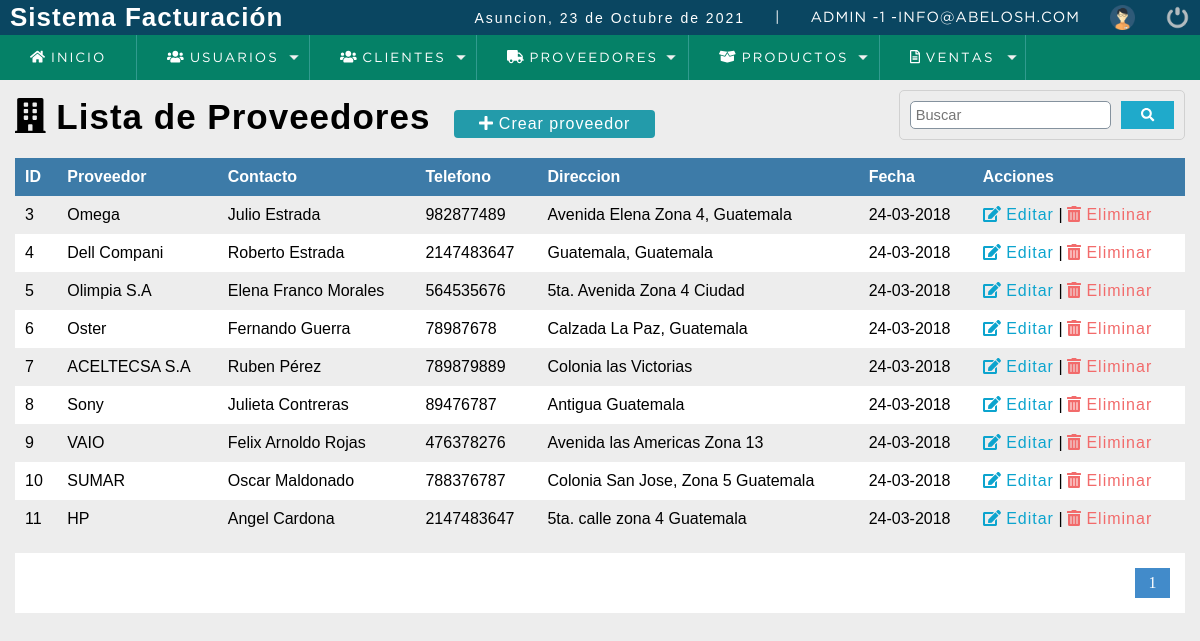
/sistema/lista_proveedor.php (signed in), run on the app's committed database.
### tables this page shows
CREATE TABLE `proveedor` (
  `codproveedor` int(11) NOT NULL,
  `proveedor` varchar(100) DEFAULT NULL,
  `contacto` varchar(100) DEFAULT NULL,
  `telefono` bigint(11) DEFAULT NULL,
  `direccion` text DEFAULT NULL,
  `date_add` datetime NOT NULL DEFAULT current_timestamp(),
  `usuario_id` int(11) NOT NULL,
  `estatus` int(11) NOT NULL DEFAULT 1
);

### sistema/lista_proveedor.php (the view, shortened to what this page needs)
<?php
	include "../conexion.php";
 ?>
<!DOCTYPE html>
<html lang="en">
<head>
	<?php include "includes/scripts.php";?>
</head>
<body>
	<?php include "includes/header.php"; ?>
	<section id="container">
		<h1><i class="fas fa-building"></i> Lista de Proveedores</h1>
		<a href="registro_proveedor.php" class="btn_new"><i class="fas fa-plus"></i> Crear proveedor</a>
		<form action="buscar_proveedor.php" method="get" class="form_search">
			<input type="text" name="busqueda" id="busqueda" placeholder="Buscar">
			<button type="submit" class="btn_search"><i class="fas fa-search"></i></button>
		</form>
		<table>
			<tr>
				<th>ID</th>
				<th>Proveedor</th>
				<th>Contacto</th>
				<th>Telefono</th>
				<th>Direccion</th>
				<th>Fecha</th>
				<th>Acciones</th>
			</tr>
			<?php
				$sql_registe = mysqli_query($conection,"SELECT COUNT(*) AS total_registro FROM proveedor
														WHERE estatus = 1 ");
				$result_register = mysqli_fetch_array($sql_registe);
				$total_registro = $result_register['total_registro'];
				$por_pagina = 10;
				if(empty($_GET['pagina']))
				{
					$pagina = 1;
				}else{
					$pagina = $_GET['pagina'];
				}
				$desde = ($pagina-1) * $por_pagina;
				$total_paginas = ceil($total_registro / $por_pagina);
				$query = mysqli_query($conection, "SELECT * FROM proveedor
															 WHERE estatus = 1
															 ORDER BY codproveedor ASC
															LIMIT $desde,$por_pagina
															");
				$result = mysqli_num_rows($query);
				if($result > 0){
					while ($data = mysqli_fetch_array($query)) {
						$formato = 'Y-m-d H:i:s';
						$fecha = DateTime::createFromFormat($formato, $data["date_add"])
				?>
					<tr>
						<td><?php echo $data['codproveedor']; ?></td>
						<td><?php echo $data['proveedor']; ?></td>
						<td><?php echo $data['contacto']; ?></td>
						<td><?php echo $data['telefono']; ?></td>
						<td><?php echo $data['direccion']; ?></td>
				        <td><?php echo $fecha->format('d-m-Y'); ?></td>
						<td>
							<a class="link_edit" href="editar_proveedor.php?id=<?php echo $data['codproveedor']; ?>"><i class="fas fa-edit"></i> Editar</a>
							|
							<a class="link_delete" href="eliminar_confirmar_proveedor.php?id=<?php echo $data['codproveedor']; ?>"><i class="fas fa-trash-alt"></i> Eliminar</a>
						</td>
					</tr>
				<?php
					}
				}
			 ?>
		</table>
		<div class="paginador">
			<ul>
				<?php
				for ($i=1; $i <=  $total_paginas; $i++) {
					if ($i == $pagina) {
						echo '<li class ="pageSelected">'.$i.'</li>';
					}else{
					echo '<li><a href="?pagina='.$i.'">'.$i.'</a></li>';
					}
				}
				 ?>
			</ul>
		</div>
	</section>
	<?php include "includes/footer.php"; ?>
</body>
</html>

### sistema/css/style.css (style rules this page uses)
* { margin: 0; padding: 0; box-sizing: border-box; }
body { background: #ededed; }
h1, h2, h3, h4, h5, h6 { font-family: 'arial'; font-weight: bold; letter-spacing: 1px; }
h1 { font-size: 26px; }
a { text-decoration: none; font-family: arial; letter-spacing: 1px; }
#container { padding: 90px 15px 15px; }
form { background: #FFF; margin: auto; padding: 20px 50px; border: 1px solid #d1d1d1; }
input,select { display: block; width: 100%; font-size: 11pt; padding: 5px; border: 1px solid #85929e; border-radius: 5px; }
#container h1 { font-size: 35px; display: inline-block; color: #000000; }
.btn_new { display: inline-block; background: #239baa; color: #FFF; padding: 5px 25px; border-radius: 4px; margin: 20px; }
table { border-collapse: collapse; font-size: 12pt; font-family: 'arial'; width: 100%; color: #000000; }
table th { text-align: left; padding: 10px; background: #3d7ba8; color: #FFF; }
table tr:nth-child(odd) { background: #FFF; }
table td { padding: 10px; }
.link_edit { color:#0ca4ce; }
.link_delete { color: #f26b6b; }
.paginador ul { padding: 15px; list-style: none; background: #FFF; margin-top: 15px; display: -webkit-flex; display: -moz-flex; display: -ms-flex; display: -o-flex; display: flex; justify-content: flex-end; }
.paginador a, .pageSelected { color: #428bca; border: 1px solid #ddd; padding: 5px; display: inline-block; text-align: center; width: 35px; }
.pageSelected { color: #FFF; background: #428bca; border: 1px solid #428bca; }
.form_search { display: -webkit-flex; display: -moz-flex; display: -ms-flex; display: -o-flex; display: flex; float: right; background: initial; padding: 10px; border-radius: 5px; }
.form_search .btn_search { background: #1faacB; color: #FFF; padding: 0 20px; border: 0; cursor: pointer; margin-left: 10px; }

### data on the page
proveedor: codproveedor "3", proveedor "Omega", contacto "Julio Estrada", telefono "982877489", direccion "Avenida Elena Zona 4, Guatemala", date_add "24-03-2018"
proveedor: codproveedor "4", proveedor "Dell Compani", contacto "Roberto Estrada", telefono "2147483647", direccion "Guatemala, Guatemala", date_add "24-03-2018"
proveedor: codproveedor "5", proveedor "Olimpia S.A", contacto "Elena Franco Morales", telefono "564535676", direccion "5ta. Avenida Zona 4 Ciudad", date_add "24-03-2018"
proveedor: codproveedor "6", proveedor "Oster", contacto "Fernando Guerra", telefono "78987678", direccion "Calzada La Paz, Guatemala", date_add "24-03-2018"
proveedor: codproveedor "7", proveedor "ACELTECSA S.A", contacto "Ruben Pérez", telefono "789879889", direccion "Colonia las Victorias", date_add "24-03-2018"
proveedor: codproveedor "8", proveedor "Sony", contacto "Julieta Contreras", telefono "89476787", direccion "Antigua Guatemala", date_add "24-03-2018"
proveedor: codproveedor "9", proveedor "VAIO", contacto "Felix Arnoldo Rojas", telefono "476378276", direccion "Avenida las Americas Zona 13", date_add "24-03-2018"
proveedor: codproveedor "10", proveedor "SUMAR", contacto "Oscar Maldonado", telefono "788376787", direccion "Colonia San Jose, Zona 5 Guatemala", date_add "24-03-2018"
proveedor: codproveedor "11", proveedor "HP", contacto "Angel Cardona", telefono "2147483647", direccion "5ta. calle zona 4 Guatemala", date_add "24-03-2018"

### other printed values
fechaC() "23 de Octubre de 2021"
$_SESSION['user'] "ADMIN"
$_SESSION['rol'] "1"
$_SESSION['email'] "INFO@ABELOSH.COM"
